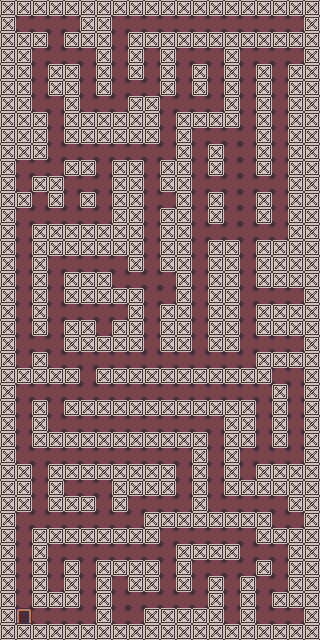

The image is a tile-based game level rendered from a .tmx file. Its description and source (layers, tilesets, objects; grid data summarised) follow:
An orthogonal 20x40 tile map with 16x16 px tiles, 5 tile layers (walls, walls2, base, path, ...).

<map version="1.10" tiledversion="1.11.2" orientation="orthogonal" renderorder="right-down" width="20" height="40" tilewidth="16" tileheight="16" infinite="0" nextlayerid="8" nextobjectid="1">
 <tileset firstgid="1" source="colored_sheet.tsx" />
 <layer id="2" name="walls" width="20" height="40">
  <data>[800 cells, 116 non-empty, 8 distinct tile ids]</data>
 </layer>
 <layer id="3" name="walls2" width="20" height="40">
  <data>[800 cells, 339 non-empty, 1 distinct tile ids]</data>
 </layer>
 <layer id="4" name="base" width="20" height="40">
  <data>[800 cells, 1 non-empty, 1 distinct tile ids]</data>
 </layer>
 <layer id="5" name="path" width="20" height="40">
  <data>[800 cells, 344 non-empty, 1 distinct tile ids]</data>
 </layer>
 <layer id="7" name="collision" width="20" height="40">
  <data>[800 cells, 455 non-empty, 1 distinct tile ids]</data>
 </layer>
</map>
